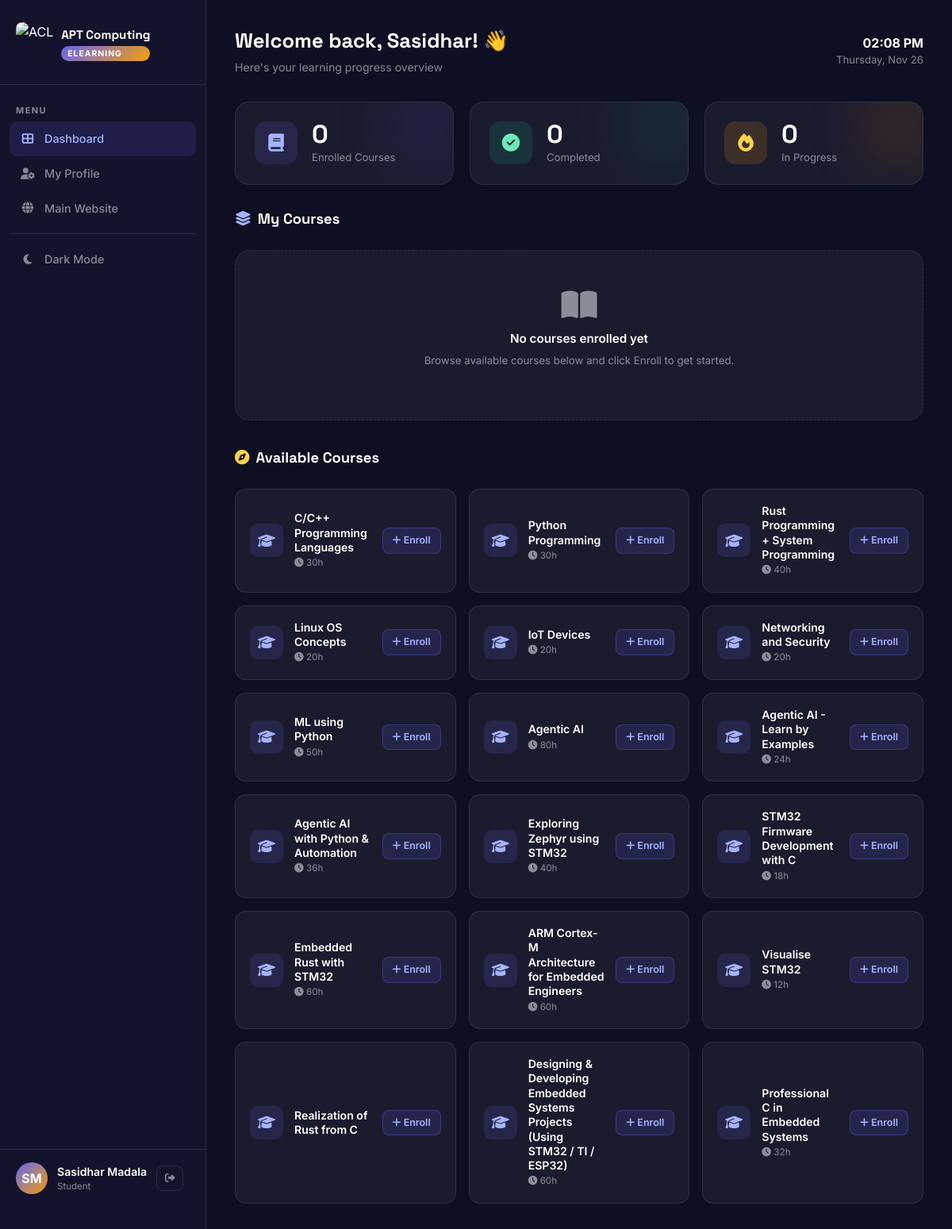
Page /elearning/dashboard/ (signed in) on the committed database.
### courses/models.py (models this page shows, shortened)
class Course(models.Model):
    title = models.CharField(max_length=200)
    slug = models.SlugField(max_length=200, unique=True)
    short_description = models.CharField(max_length=500, blank=True)
    description = models.TextField(blank=True)
    duration_weeks = models.PositiveIntegerField(default=0)
    duration_hours = models.PositiveIntegerField(default=0)
    skill_level = models.CharField(max_length=50, blank=True)
    technologies = models.CharField(max_length=200, blank=True, help_text="Comma separated list, e.g., 'Rust, Linux'")
    image = models.URLField(blank=True, null=True)
    fee = models.CharField(max_length=100, blank=True, help_text="e.g., '7000/- + GST'")
    timing = models.CharField(max_length=200, blank=True, help_text="e.g., 'Weekend course, 4:00pm to 5:00pm'")
    start_date = models.CharField(max_length=100, blank=True, help_text="e.g., '12th Sep 2026'")
    trainers = models.CharField(max_length=200, blank=True, help_text="e.g., 'Kamal Kumar Mukiri'")
    recordings_info = models.CharField(max_length=300, blank=True)
    materials_info = models.CharField(max_length=300, blank=True)
    prerequisites = models.CharField(max_length=300, blank=True)
    training_mode = models.CharField(max_length=100, blank=True, help_text="e.g., 'Online'")

### elearning/views.py (the view, shortened to what this page needs)
# urls.py: path('dashboard/', views.dashboard, name='dashboard'),
@login_required(login_url='/elearning/')
def dashboard(request):
    profile, _ = StudentProfile.objects.get_or_create(user=request.user)
    enrolled = profile.enrolled_courses.all()
    progress_qs = CourseProgress.objects.filter(student=profile).select_related('course')
    progress_map = {cp.course_id: cp for cp in progress_qs}
    enrolled_with_progress = []
    all_courses = Course.objects.all()
    available_courses = [c for c in all_courses if c not in enrolled]
    context = {
        'profile': profile,
        'enrolled_with_progress': enrolled_with_progress,
        'available_courses': available_courses,
        'enrolled_count': enrolled.count(),
        'completed_count': sum(1 for e in enrolled_with_progress if e['status'] == 'completed'),
        'in_progress_count': sum(1 for e in enrolled_with_progress if e['status'] == 'in_progress'),
    }
    return render(request, 'elearning/dashboard.html', context)

### templates/elearning/dashboard.html (shortened to what this page needs)
<!DOCTYPE html>
<html lang="en">
<head>
    <link href="https://cdn.jsdelivr.net/npm/bootstrap@5.1.3/dist/css/bootstrap.min.css" rel="stylesheet">
    <link rel="stylesheet" href="https://cdnjs.cloudflare.com/ajax/libs/font-awesome/6.4.0/css/all.min.css">
    {% load static %}
</head>
<body>
<aside class="sidebar">
    <div class="sidebar-logo">
        <img src="{% static 'img/ACL_Logo.png' %}" alt="ACL">
        <div>
            <div class="sidebar-logo-text">APT Computing</div>
            <span class="sidebar-badge">eLearning</span>
        </div>
    </div>
    <span class="sidebar-section-label">Menu</span>
    <ul class="sidebar-nav">
        <li><a href="{% url 'elearning:dashboard' %}" class="active"><i class="fas fa-th-large"></i> Dashboard</a></li>
        <li><a href="{% url 'elearning:profile' %}"><i class="fas fa-user-cog"></i> My Profile</a></li>
        <li><a href="{% url 'home' %}"><i class="fas fa-globe"></i> Main Website</a></li>
        <li style="margin-top: 10px; border-top: 1px solid var(--border); padding-top: 10px;">
            <a href="#" id="themeToggleBtn" onclick="toggleTheme(event)" style="cursor: pointer;">
                <i class="fas fa-moon" id="themeIcon"></i> <span id="themeLabel">Dark Mode</span>
            </a>
        </li>
    </ul>
    <div class="sidebar-footer">
        <div class="sidebar-user">
            {% if profile.avatar_url %}
                <img src="{{ profile.avatar_url }}" alt="Avatar" class="sidebar-avatar" style="object-fit: cover;">
            {% else %}
                <div class="sidebar-avatar">{{ request.user.first_name|first|upper }}{{ request.user.last_name|first|upper }}</div>
            {% endif %}
            <div>
                <div class="sidebar-username">{{ request.user.get_full_name|default:request.user.username }}</div>
                <div class="sidebar-role">Student</div>
            </div>
            <form method="POST" action="{% url 'elearning:logout' %}">
                <button type="submit" class="btn-logout" title="Logout"><i class="fas fa-sign-out-alt"></i></button>
            </form>
        </div>
    </div>
</aside>
<main class="main-content">
    <div class="page-header">
        <div>
            <div class="page-title">Welcome back, {{ request.user.first_name|default:request.user.username }}! 👋</div>
            <div class="page-subtitle">Here's your learning progress overview</div>
        </div>
        <div class="greeting-time">
            <strong id="currentTime"></strong>
            <span id="currentDate"></span>
        </div>
    </div>
    <div class="stat-cards">
        <div class="stat-card">
            <div class="stat-card-icon" style="background: rgba(99,102,241,0.15);">
                <i class="fas fa-book" style="color:#a5b4fc;"></i>
            </div>
            <div>
                <div class="stat-card-val">{{ enrolled_count }}</div>
                <div class="stat-card-lbl">Enrolled Courses</div>
            </div>
            <div class="stat-glow" style="background:#6366f1;"></div>
        </div>
        <div class="stat-card">
            <div class="stat-card-icon" style="background: rgba(16,185,129,0.15);">
                <i class="fas fa-check-circle" style="color:#6ee7b7;"></i>
            </div>
            <div>
                <div class="stat-card-val">{{ completed_count }}</div>
                <div class="stat-card-lbl">Completed</div>
            </div>
            <div class="stat-glow" style="background:#10b981;"></div>
        </div>
        <div class="stat-card">
            <div class="stat-card-icon" style="background: rgba(245,158,11,0.15);">
                <i class="fas fa-fire" style="color:#fcd34d;"></i>
            </div>
            <div>
                <div class="stat-card-val">{{ in_progress_count }}</div>
                <div class="stat-card-lbl">In Progress</div>
            </div>
            <div class="stat-glow" style="background:#f59e0b;"></div>
        </div>
    </div>
    <div class="section-heading">
        <h2><i class="fas fa-layer-group" style="color:#a5b4fc; margin-right:8px;"></i>My Courses</h2>
    </div>
    {% if enrolled_with_progress %}
    <div class="enrolled-grid">
        {% for item in enrolled_with_progress %}
        <a href="{% url 'elearning:course_detail' item.course.id %}" style="text-decoration:none;color:inherit;">
        <div class="course-card">
            <div class="course-card-header">
                <div class="course-icon" style="background: linear-gradient(135deg, rgba(99,102,241,0.25), rgba(245,158,11,0.25));">
                    <i class="fas fa-book-open" style="color:#a5b4fc;"></i>
                </div>
                <div>
                    <div class="course-title">{{ item.course.title }}</div>
                    <span class="course-status status-{{ item.status }}">{{ item.status|title|cut:"_" }}</span>
                </div>
            </div>
            <div class="progress-wrap">
                <div class="progress-label">
                    <span>Progress</span>
                    <strong>{{ item.progress }}%</strong>
                </div>
                <div class="progress-bar-bg">
                    <div class="progress-bar-fill" style="width: {{ item.progress }}%;"></div>
                </div>
            </div>
        </div>
        </a>
        {% endfor %}
    </div>
    {% else %}
    <div class="empty-state" style="margin-bottom:36px;">
        <i class="fas fa-book-open"></i>
        <p style="font-size:0.95rem; font-weight:600; color:#fff; margin-bottom:6px;">No courses enrolled yet</p>
        <p style="font-size:0.83rem;">Browse available courses below and click Enroll to get started.</p>
    </div>
    {% endif %}
    {% if available_courses %}
    <div class="section-heading">
        <h2><i class="fas fa-compass" style="color:#fcd34d; margin-right:8px;"></i>Available Courses</h2>
    </div>
    <div class="available-grid">
        {% for course in available_courses %}
        <div class="available-card">
            <div class="available-icon" style="background: rgba(99,102,241,0.15);">
                <i class="fas fa-graduation-cap" style="color:#a5b4fc;"></i>
            </div>
            <div>
                <div class="available-title">{{ course.title }}</div>
                {% if course.duration_hours %}<div class="available-meta"><i class="fas fa-clock"></i> {{ course.duration_hours }}h</div>{% endif %}
            </div>
            <a href="{% url 'elearning:enroll' course.id %}" class="btn-enroll">
                <i class="fas fa-plus"></i> Enroll
            </a>
        </div>
        {% endfor %}
    </div>
    {% endif %}
</main>
</body>
</html>

### rows in the picture
Course: title "C/C++ Programming Languages", duration_hours "30"
Course: title "Python Programming", duration_hours "30"
Course: title "Rust Programming + System Programming", duration_hours "40"
Course: title "Linux OS Concepts", duration_hours "20"
Course: title "IoT Devices", duration_hours "20"
Course: title "Networking and Security", duration_hours "20"
Course: title "ML using Python", duration_hours "50"
Course: title "Agentic AI", duration_hours "80"
Course: title "Agentic AI - Learn by Examples", duration_hours "24"
Course: title "Agentic AI with Python & Automation", duration_hours "36"
Course: title "Exploring Zephyr using STM32", duration_hours "40"
Course: title "STM32 Firmware Development with C", duration_hours "18"
Course: title "Embedded Rust with STM32", duration_hours "60"
Course: title "ARM Cortex-M Architecture for Embedded Engineers", duration_hours "60"
Course: title "Visualise STM32", duration_hours "12"
Course: title "Realization of Rust from C"
Course: title "Designing & Developing Embedded Systems Projects (Using STM32 / TI / ESP32)", duration_hours "60"
Course: title "Professional C in Embedded Systems", duration_hours "32"

### other values in the picture
{{ request.user.first_name|first|upper }} "S"
{{ request.user.last_name|first|upper }} "M"
{{ request.user.get_full_name|default:request.user.username }} "Sasidhar Madala"
{{ request.user.first_name|default:request.user.username }} "Sasidhar"
{{ enrolled_count }} "0"
{{ completed_count }} "0"
{{ in_progress_count }} "0"
